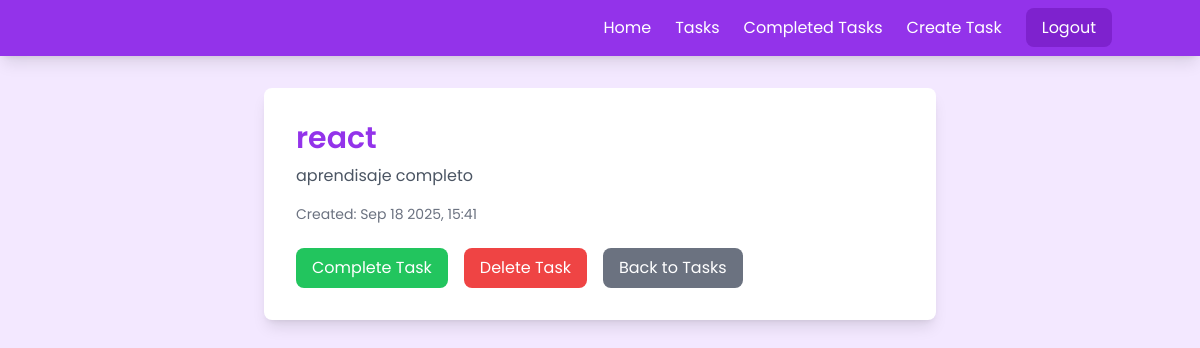
Page /tasks/5/ (signed in) on the committed database.
### tasks/models.py (models this page shows, shortened)
class Task(models.Model):  # Debe ser Task en singular, no tasks
    title = models.CharField(max_length=200)  # Corregir si está como 'tilte'
    description = models.TextField()
    created = models.DateTimeField(auto_now_add=True)
    datecompleted = models.DateTimeField(null=True, blank=True)
    important = models.BooleanField(default=False)
    user = models.ForeignKey(User, on_delete=models.CASCADE)

### tasks/views.py (the view, shortened to what this page needs)
@login_required
def task_detail(request , task_id):
    if request.method == 'GET':
        task = get_object_or_404(Task, pk=task_id , user=request.user)
        form = TaskForm(instance=task)
        return render(request, 'tasks/task_detail.html', {
            'task': task,
            'form': form
        })

### tasks/templates/tasks/task_detail.html (shortened to what this page needs)
{% extends 'layouts/base.html' %}
{% block content %}
<div class="max-w-2xl mx-auto bg-white p-8 rounded-lg shadow-lg">
    <div class="mb-6">
        <h1 class="text-3xl font-semibold {% if task.important %}text-purple-600{% else %}text-gray-800{% endif %} mb-2">
            {{ task.title }}
        </h1>
        <p class="text-gray-600 mb-4">{{ task.description }}</p>
        <p class="text-sm text-gray-500">Created: {{ task.created|date:'M j Y, H:i' }}</p>
    </div>
    <div class="flex gap-4">
        <form action="{% url 'complete_task' task.id %}" method="POST" class="inline">
            <button class="bg-green-500 text-white py-2 px-4 rounded-lg hover:bg-green-600 transition-colors">
                Complete Task
            </button>
        </form>
        <form action="{% url 'delete_task' task.id %}" method="POST" class="inline">
            <button class="bg-red-500 text-white py-2 px-4 rounded-lg hover:bg-red-600 transition-colors">
                Delete Task
            </button>
        </form>
        <a href="{% url 'tasks' %}"
           class="bg-gray-500 text-white py-2 px-4 rounded-lg hover:bg-gray-600 transition-colors">
            Back to Tasks
        </a>
    </div>
</div>
{% endblock %}

### tasks/static/styles/main.css (style rules this page uses)
body { font-family: 'Poppins', sans-serif; }

### rows in the picture
Task: title "react", description "aprendisaje completo", created "Sep 18 2025, 15:41"
